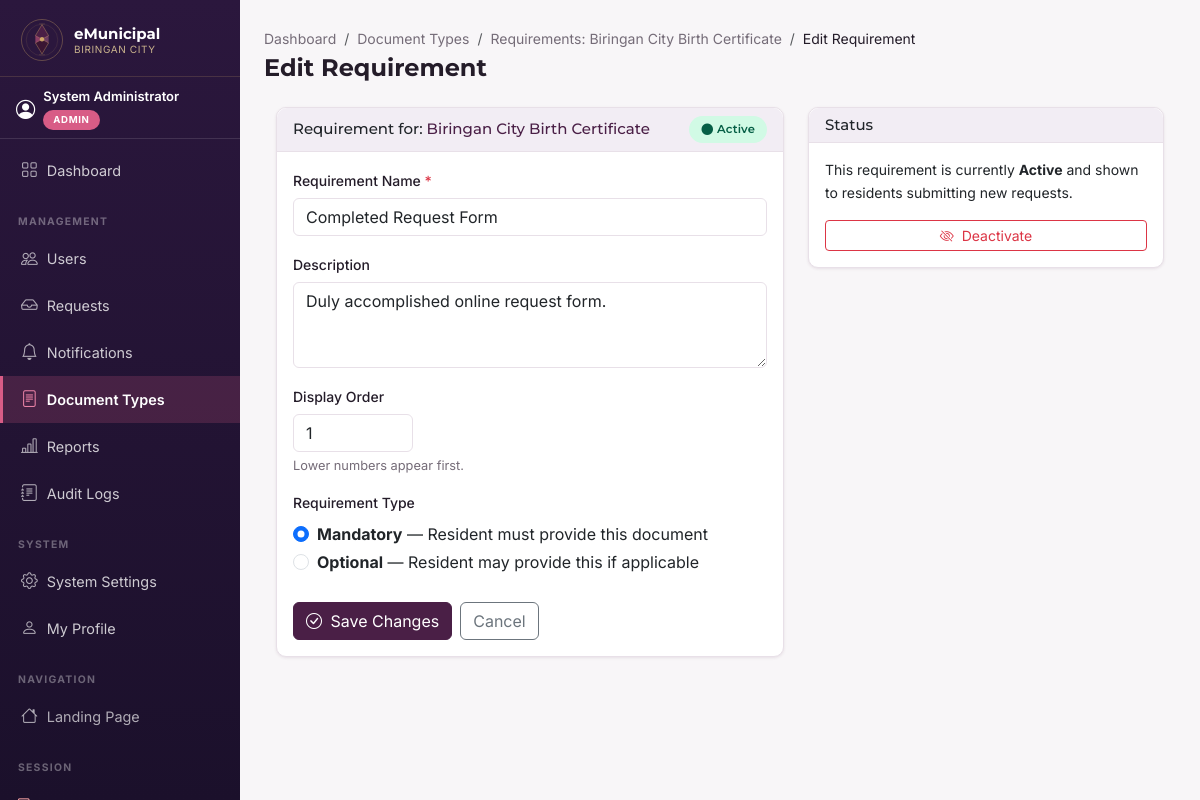
Screenshot of /admin/document-types/1/requirements/1/edit (signed in) with the database file from the repository.
### tables this page shows
CREATE TABLE IF NOT EXISTS `document_types` (
    `id`             INT UNSIGNED  NOT NULL AUTO_INCREMENT,
    `name`           VARCHAR(150)  NOT NULL COMMENT 'e.g. Biringan City Residency Certificate',
    `description`    TEXT          NOT NULL,
    `processing_fee` DECIMAL(10,2) NOT NULL DEFAULT 0.00 COMMENT 'Standard fee in PHP pesos',
    `is_active`      TINYINT(1)    NOT NULL DEFAULT 1,
    `created_by`     INT UNSIGNED  NOT NULL COMMENT 'FK: Administrator who created',
    `updated_by`     INT UNSIGNED  NULL DEFAULT NULL,
    `created_at`     DATETIME      NOT NULL DEFAULT CURRENT_TIMESTAMP,
    `updated_at`     DATETIME      NOT NULL DEFAULT CURRENT_TIMESTAMP ON UPDATE CURRENT_TIMESTAMP,
    PRIMARY KEY (`id`),
    UNIQUE KEY `idx_document_types_name` (`name`),
    KEY `idx_document_types_is_active` (`is_active`),
    CONSTRAINT `fk_document_types_created_by`
        FOREIGN KEY (`created_by`) REFERENCES `users` (`id`)
        ON DELETE RESTRICT ON UPDATE CASCADE,
    CONSTRAINT `fk_document_types_updated_by`
        FOREIGN KEY (`updated_by`) REFERENCES `users` (`id`)
        ON DELETE SET NULL ON UPDATE CASCADE
);

CREATE TABLE IF NOT EXISTS `document_requirements` (
    `id`               INT UNSIGNED     NOT NULL AUTO_INCREMENT,
    `document_type_id` INT UNSIGNED     NOT NULL,
    `name`             VARCHAR(200)     NOT NULL COMMENT 'e.g. Valid Government-Issued ID',
    `description`      TEXT             NULL DEFAULT NULL,
    `is_required`      TINYINT(1)       NOT NULL DEFAULT 1 COMMENT '1=mandatory, 0=optional',
    `sort_order`       TINYINT UNSIGNED NOT NULL DEFAULT 0,
    `is_active`        TINYINT(1)       NOT NULL DEFAULT 1,
    `created_by`       INT UNSIGNED     NOT NULL,
    `updated_by`       INT UNSIGNED     NULL DEFAULT NULL,
    `created_at`       DATETIME         NOT NULL DEFAULT CURRENT_TIMESTAMP,
    `updated_at`       DATETIME         NOT NULL DEFAULT CURRENT_TIMESTAMP ON UPDATE CURRENT_TIMESTAMP,
    PRIMARY KEY (`id`),
    KEY `idx_doc_req_document_type_id` (`document_type_id`),
    KEY `idx_doc_req_is_active` (`is_active`),
    CONSTRAINT `fk_doc_req_document_type_id`
        FOREIGN KEY (`document_type_id`) REFERENCES `document_types` (`id`)
        ON DELETE RESTRICT ON UPDATE CASCADE,
    CONSTRAINT `fk_doc_req_created_by`
        FOREIGN KEY (`created_by`) REFERENCES `users` (`id`)
        ON DELETE RESTRICT ON UPDATE CASCADE,
    CONSTRAINT `fk_doc_req_updated_by`
        FOREIGN KEY (`updated_by`) REFERENCES `users` (`id`)
        ON DELETE SET NULL ON UPDATE CASCADE
);

### views/admin/document-requirements/edit.php (the view, shortened to what the rows shown need)
<?php
$appUrl      = rtrim($_ENV['APP_URL'] ?? 'http://localhost/eMunicipal', '/');
$e           = fn(string $v) => htmlspecialchars($v, ENT_QUOTES, 'UTF-8');
$errors      = $errors      ?? [];
$old         = $old         ?? [];
$docType     = $docType     ?? [];
$requirement = $requirement ?? [];
$typeId      = (int)($docType['id'] ?? 0);
$reqId       = (int)($requirement['id'] ?? 0);
$val = function(string $key) use ($old, $requirement): string {
    if (!empty($old)) {
        return (string)($old[$key] ?? '');
    }
    return (string)($requirement[$key] ?? '');
};
$inv = fn(string $k) => !empty($errors[$k]) ? ' is-invalid' : '';
$isRequired = !empty($old)
    ? (($old['is_required'] ?? '1') === '1')
    : (bool)($requirement['is_required'] ?? true);
?>
<nav aria-label="breadcrumb" class="mb-1">
    <ol class="breadcrumb mb-0">
        <li class="breadcrumb-item">
            <a href="<?= $e($appUrl) ?>/admin/document-types/<?= $typeId ?>/requirements">
                Requirements: <?= $e($docType['name'] ?? '') ?>
            </a>
        </li>
    </ol>
</nav>
<h1 class="mb-4 mt-1" style="font-size:1.5rem;font-weight:700;">Edit Requirement</h1>
<div class="row">
    <div class="col-12 col-lg-8 col-xl-7">
        <div class="card">
            <div class="card-header d-flex justify-content-between align-items-center">
                <h2 class="mb-0" style="font-size:0.9375rem;">
                    Requirement for:
                    <span class="text-primary"><?= $e($docType['name'] ?? '') ?></span>
                </h2>
            </div>
            <div class="card-body">
                <form method="POST"
                      action="<?= $e($appUrl) ?>/admin/document-types/<?= $typeId ?>/requirements/<?= $reqId ?>"
                      novalidate>
                    <div class="mb-3">
                        <label for="name" class="form-label">
                            Requirement Name
                            <span class="text-danger" aria-hidden="true">*</span>
                        </label>
                        <input type="text" id="name" name="name"
                               class="form-control<?= $inv('name') ?>"
                               value="<?= $e($val('name')) ?>"
                               maxlength="200" required
                               aria-describedby="<?= !empty($errors['name']) ? 'name-error' : '' ?>">
                    </div>
                    <div class="mb-3">
                        <label for="description" class="form-label">Description</label>
                        <textarea id="description" name="description" rows="3"
                                  class="form-control<?= $inv('description') ?>"
                                  aria-describedby="<?= !empty($errors['description']) ? 'desc-error' : '' ?>"><?= $e($val('description')) ?></textarea>
                    </div>
                    <div class="mb-3">
                        <label for="sort_order" class="form-label">Display Order</label>
                        <input type="number" id="sort_order" name="sort_order"
                               class="form-control<?= $inv('sort_order') ?>"
                               value="<?= $e($val('sort_order')) ?>"
                               min="0" step="1" style="max-width:120px;"
                               aria-describedby="sort-help <?= !empty($errors['sort_order']) ? 'sort-error' : '' ?>">
                        <div id="sort-help" class="form-text">
                            Lower numbers appear first.
                        </div>
                    </div>
                    <div class="mb-4">
                        <fieldset>
                            <div class="form-check">
                                <input class="form-check-input" type="radio"
                                       name="is_required" id="req_mandatory" value="1"
                                       <?= $isRequired ? 'checked' : '' ?>>
                                <label class="form-check-label" for="req_mandatory">
                                    <strong>Mandatory</strong> — Resident must provide this document
                                </label>
                            </div>
                            <div class="form-check">
                                <input class="form-check-input" type="radio"
                                       name="is_required" id="req_optional" value="0"
                                       <?= !$isRequired ? 'checked' : '' ?>>
                                <label class="form-check-label" for="req_optional">
                                    <strong>Optional</strong> — Resident may provide this if applicable
                                </label>
                            </div>
                        </fieldset>
                    </div>
                </form>
            </div>
        </div>
    </div>
    <div class="col-12 col-lg-4 col-xl-5 mt-4 mt-lg-0">
        <div class="card">
            <div class="card-header">
                <h2 class="mb-0" style="font-size:0.9375rem;">Status</h2>
            </div>
        </div>
    </div>
</div>

### rows the page displays
document_types: name "Biringan City Birth Certificate"
document_requirements: name "Completed Request Form", description "Duly accomplished online request form.", sort_order "1", is_required "☑ Mandatory — Resident must prov", is_required "☐ Optional — Resident may provid"

### other values shown
$appName "eMunicipal"
$firstName . ' ' . $lastName "System Administrator"
$role "ADMIN"
